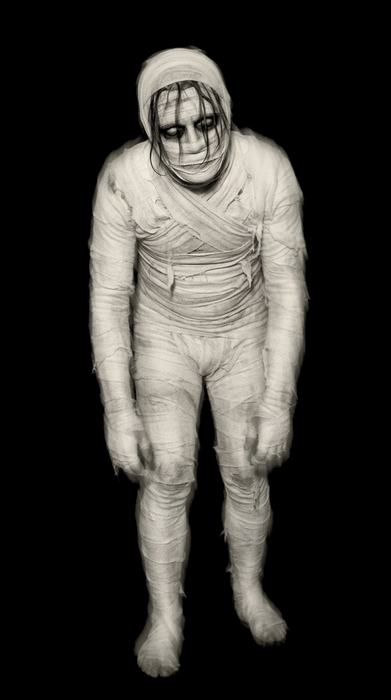
#> input picture Assets/Ecos/eco01.jpg, 391 x 700 px
$ python -i recorta-ecos.py   (imports and definitions only)
#> lines starting #> are read from the running program, lines starting #| are printed output that depends on the picture; after the words box and inside, x2 and y2 are one past the last pixel; in counts of white or black regions, pixels touching at a corner belong together
#> further down, picture is the input picture: shape (700, 391, 3); mean B, G, R 49, 52.6, 54.4
# -*- coding: utf-8 -*-
"""
Recorte dos ECOS (guia, Etapa 8) fora do jogo.

    python tools/recorta-ecos.py              # todos de Originais/Ecos → Assets/Ecos/ecoNN.webp
    python tools/recorta-ecos.py eco03 eco14  # só esses
    python tools/recorta-ecos.py --folhas     # também grava folhas de contato em tools/recorte-ecos/

Por que fora do jogo: o recorte por "preto vira transparente" feito no navegador comia o que
é escuro de propósito (paletó, batina, cabelo, olhos fundos) e deixava o vulto vazado. Aqui o
recorte é analisado imagem a imagem (folhas de contato sobre verde e sobre madeira) e o jogo
recebe o WebP já com alfa — js/sprites.js só aplica o tom prata e dissolve os pés.

Regras do recorte:
 1. fundo = preto quase absoluto NO DESFOQUE (mata o ruído do JPEG), ligado à borda da imagem;
    o limiar é adaptativo: o que os cantos superiores mostram + 3 (teto 14)
 2. abertura morfológica do fundo tira os "dedos" que entram pela roupa escura
 3. dentro do vulto TUDO é opaco — nada de alfa por luminância no interior
 4. só uma faixa de BANDA px na borda tem alfa pela luminância (o esfumado de longa exposição),
    com a cor des-pré-multiplicada contra o preto (sem halo escuro)
 5. pedaços soltos menores que MIN_PECA px² são ruído e somem
Fonte: Originais/Ecos/ecoNN-<carimbo>.jpg (o que veio do Gemini, sem mexer).
"""
import os, sys, numpy as np, cv2
from PIL import Image, ImageDraw

RAIZ = os.path.dirname(os.path.dirname(os.path.abspath(__file__)))
SRC = os.path.join(RAIZ, "Originais", "Ecos")
DST = os.path.join(RAIZ, "Assets", "Ecos")
FOLHAS = os.path.join(RAIZ, "tools", "recorte-ecos")

ALTURA = 700    # px: o jogo não precisa de mais
T_BG = 14       # teto do limiar adaptativo (no desfoque)
BANDA = 7       # px da borda com alfa por luminância
LUM_HI = 96     # luminância que já é 100% opaca na banda
MIN_PECA = 160  # px²: pedaço solto menor que isso é ruído
WEBP_Q = 82


def recorta(rgb):
    h, w, _ = rgb.shape
#> h = 700; w = 391
    m = rgb.max(axis=2).astype(np.uint8)
    mb = cv2.GaussianBlur(m, (0, 0), 1.6)
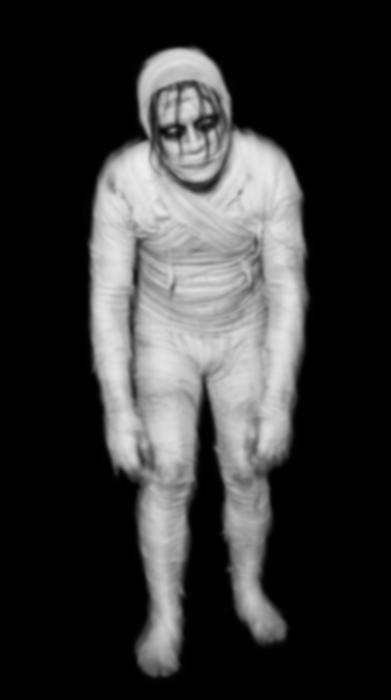
#> mb: shape (700, 391); min 0, max 238, mean 54.4
    cantos = np.concatenate([mb[:60, :60].ravel(), mb[:60, -60:].ravel()])
#> cantos = 7200 values from 0 to 0
    t_bg = int(min(T_BG, np.percentile(cantos, 99.9) + 3))
#> t_bg = 3
    escuro = (mb <= t_bg).astype(np.uint8)
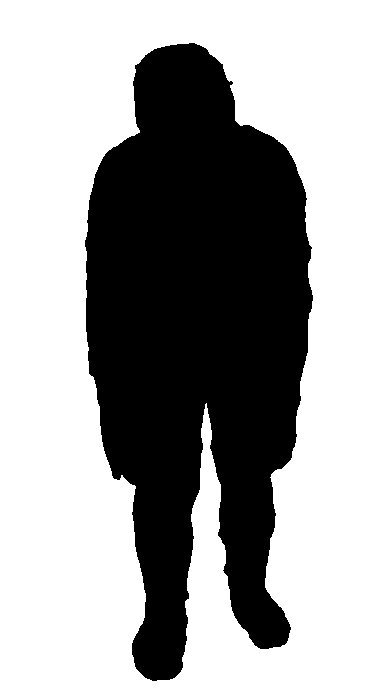
#> escuro: shape (700, 391); values 0 (black) and 1 (white), 64.6% white; 1 black region, box (x1, y1, x2, y2) and area: (85, 43, 313, 681) 96835
    # componentes conexos do escuro; fundo = os que tocam a borda da imagem
    n, lab = cv2.connectedComponents(escuro, connectivity=4)
#> n = 2
    toca = np.zeros(n, bool)
#> toca = [False, False]
    for faixa in (lab[0, :], lab[-1, :], lab[:, 0], lab[:, -1]):
        toca[np.unique(faixa)] = True
#> this loop made 4 passes
#> after the loop, toca = [False, True]
    toca[0] = False
    fundo = toca[lab] & (escuro > 0)
    # abertura do fundo: tira dedos finos que entram na roupa escura
    r = 4
    k = cv2.getStructuringElement(cv2.MORPH_ELLIPSE, (2 * r + 1, 2 * r + 1))
    fundo_ab = cv2.morphologyEx(fundo.astype(np.uint8), cv2.MORPH_OPEN, k)
#> fundo_ab: shape (700, 391); values 0 (black) and 1 (white), 64.6% white; 1 black region, box (x1, y1, x2, y2) and area: (85, 43, 313, 681) 96978
    # perto da moldura da imagem continua fundo (não inventar vulto na borda)
    borda = np.zeros((h, w), np.uint8)
    borda[:6, :] = 1; borda[-6:, :] = 1; borda[:, :6] = 1; borda[:, -6:] = 1
    fundo_f = (fundo_ab > 0) | (fundo & (borda > 0))
    vulto = (~fundo_f).astype(np.uint8)
    n2, lab2, st, _ = cv2.connectedComponentsWithStats(vulto, connectivity=8)
#> n2 = 2; st = [[0, 0, 391, 700, 176722], [85, 43, 228, 638, 96978]]
    for i in range(1, n2):
        if st[i, cv2.CC_STAT_AREA] < MIN_PECA:
            vulto[lab2 == i] = 0
    dist = cv2.distanceTransform(vulto, cv2.DIST_L2, 3)
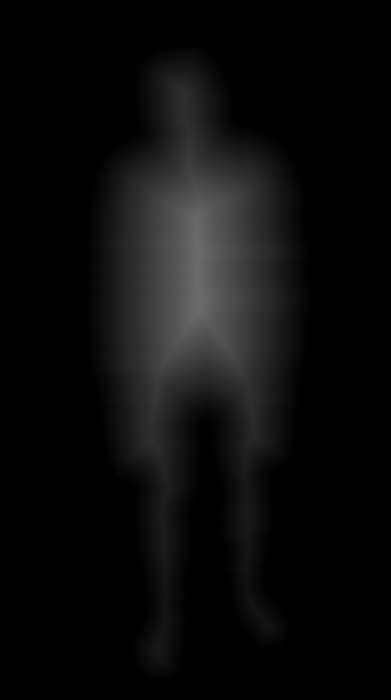
#> dist: shape (700, 391) float32; min 0, max 108.7, mean 12.1
    lum = 0.3 * rgb[..., 0] + 0.59 * rgb[..., 1] + 0.11 * rgb[..., 2]
    lumb = cv2.GaussianBlur(lum.astype(np.float32), (0, 0), 1.0)
    a_lum = np.clip((lumb - 4) / (LUM_HI - 4), 0, 1)
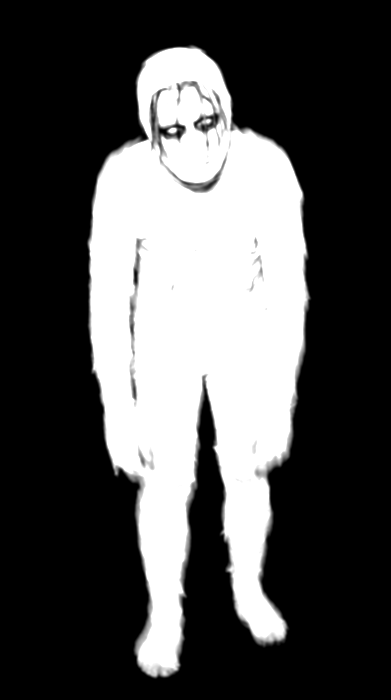
#> a_lum: shape (700, 391) float32; min 0, max 1, mean 0.317
    peso = np.clip(dist / BANDA, 0, 1)                 # 0 na borda, 1 no interior
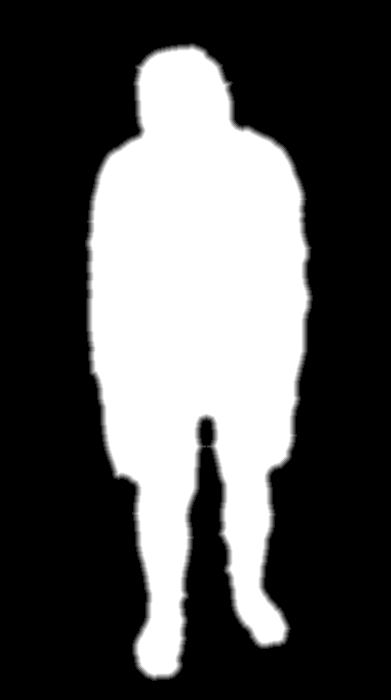
#> peso: shape (700, 391) float32; min 0, max 1, mean 0.331
    a = vulto * (peso + (1 - peso) * a_lum)
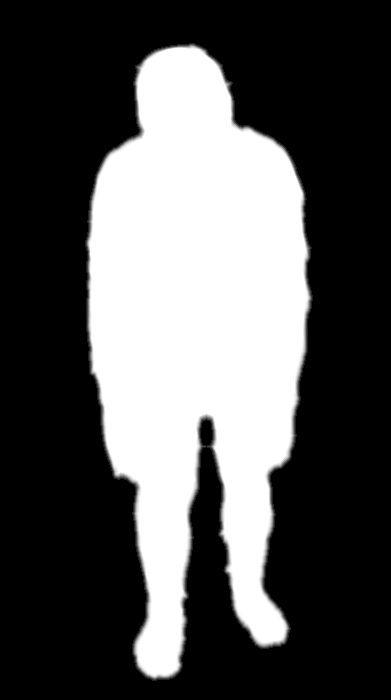
#> a: shape (700, 391) float32; min 0, max 1, mean 0.336
    a = np.minimum(a, np.clip(dist / 1.2, 0, 1))       # feather fino na borda geométrica
    div = np.where(peso < 1, np.maximum(a, 0.35), 1.0)  # des-pré-multiplica na banda
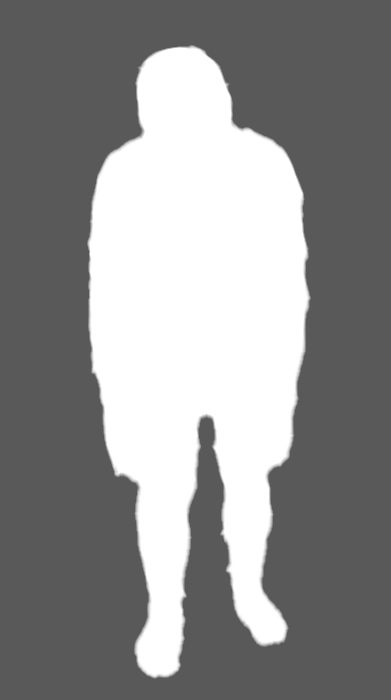
#> div: shape (700, 391) float32; min 0.35, max 1, mean 0.564
    rgbf = np.minimum(255, rgb.astype(np.float32) / div[..., None])
    out = np.dstack([rgbf, a * 255]).astype(np.uint8)
    return out, vulto, t_bg


def espectral(out):
    """o que js/sprites.js faz depois — só para a folha de contato parecer o jogo"""
    rgb = out[..., :3].astype(np.float32); a = out[..., 3].astype(np.float32)
    v = np.minimum(255, (0.3 * rgb[..., 0] + 0.59 * rgb[..., 1] + 0.11 * rgb[..., 2]) * 1.12)
    h = out.shape[0]
    ys = np.arange(h)[:, None].astype(np.float32)
    f = np.where(ys > h * 0.84, 1 - (ys - h * 0.84) / (h * 0.16), 1.0)
    return np.dstack([v, v, np.minimum(255, v * 1.04), a * f * f]).astype(np.uint8)


def main():
    args = [a for a in sys.argv[1:] if not a.startswith("--")]
    folhas = "--folhas" in sys.argv
    os.makedirs(DST, exist_ok=True)
    if folhas: os.makedirs(FOLHAS, exist_ok=True)
    files = sorted(f for f in os.listdir(SRC) if f.lower().endswith((".jpg", ".jpeg", ".png")))
    tiles = []
    for f in files:
        base = os.path.splitext(f)[0].split("-")[0]       # eco07-20261003214546.jpg → eco07
        if args and base not in args: continue
        im = Image.open(os.path.join(SRC, f)).convert("RGB")
        im = im.resize((round(im.width * ALTURA / im.height), ALTURA), Image.LANCZOS)
        out, vulto, t_bg = recorta(np.asarray(im))
        Image.fromarray(out, "RGBA").save(os.path.join(DST, base + ".webp"), "WEBP", quality=WEBP_Q, method=6)
        print("%s  limiar=%d  vulto=%.1f%%  opaco=%.1f%%" % (base, t_bg, vulto.mean() * 100, (out[..., 3] > 240).mean() * 100))
        if folhas:
            esp = Image.fromarray(espectral(out), "RGBA")
            for cor, tag in [((0, 200, 60, 255), "v"), ((78, 60, 44, 255), "m")]:
                bg = Image.new("RGBA", esp.size, cor); bg.alpha_composite(esp)
                tiles.append((base + tag, bg.convert("RGB")))
    if folhas and tiles:
        tw = 260; th = int(260 * tiles[0][1].height / tiles[0][1].width); per = 8
        for s in range(0, len(tiles), per):
            chunk = tiles[s:s + per]; cols = 4; rows = (len(chunk) + cols - 1) // cols
            sheet = Image.new("RGB", (cols * (tw + 6), rows * (th + 18)), (30, 30, 30))
            dr = ImageDraw.Draw(sheet)
            for i, (nome, t) in enumerate(chunk):
                x = (i % cols) * (tw + 6); y = (i // cols) * (th + 18)
                sheet.paste(t.resize((tw, th)), (x, y + 16)); dr.text((x + 4, y + 2), nome, fill=(255, 255, 255))
            sheet.save(os.path.join(FOLHAS, "folha%02d.png" % (s // per)))
        print("folhas em", FOLHAS)


# [2 lines not run here, left out]

>>> import cv2
>>> picture = cv2.imread('../Assets/Ecos/eco01.jpg')
>>> result = recorta(picture)

$ run again, on Assets/Ecos/eco03.jpg
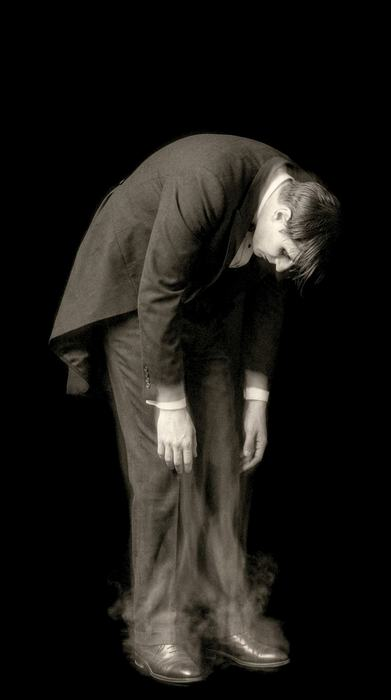
#> input picture Assets/Ecos/eco03.jpg, 391 x 700 px
#> picture is the input picture: shape (700, 391, 3); mean B, G, R 21.2, 24.6, 26.4
#> cantos = 7200 values from 0 to 0
#> t_bg = 3
#> escuro: shape (700, 391); values 0 (black) and 1 (white), 65.1% white; 8 black regions (6 under 20 px), largest, box (x1, y1, x2, y2) and area: (47, 129, 342, 689) 95440, (202, 302, 207, 307) 20
#> in recorta, `n, lab = cv2.connectedComponents(escuro, connectivity=4)`:
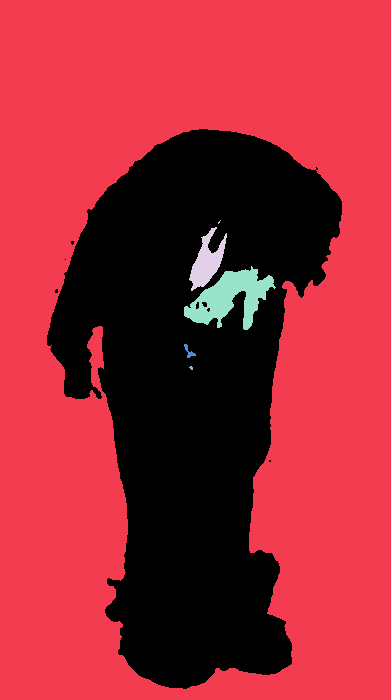
#> lab: shape (700, 391) int32; 9 distinct labels, from 0 to 8; one colour per label, 0 black
#> n = 9
#> the loop in recorta, `for faixa in (lab[0, :], lab[-1, :], lab[:, 0], lab[:, -1]):` made 4 passes
#> after the loop in recorta, `for faixa in (lab[0, :], lab[-1, :], lab[:, 0], lab[:, -1]):`: toca = [False, True, False, False, False, False, False, False, False]
#> fundo: shape (700, 391) bool; 63.7% white; 5 black regions (4 under 20 px), largest, box (x1, y1, x2, y2) and area: (47, 129, 342, 689) 99380
#> fundo_ab: shape (700, 391); values 0 (black) and 1 (white), 63.5% white; 2 black regions (1 under 20 px), largest, box (x1, y1, x2, y2) and area: (47, 129, 342, 689) 99783
#> lab2: shape (700, 391) int32; 3 distinct labels, from 0 to 2
#> n2 = 3; st = [[0, 0, 391, 700, 173916], [47, 129, 295, 560, 99783], [65, 259, 1, 1, 1]]
#> in recorta, `div = np.where(peso < 1, np.maximum(a, 0.35), 1.0)`:
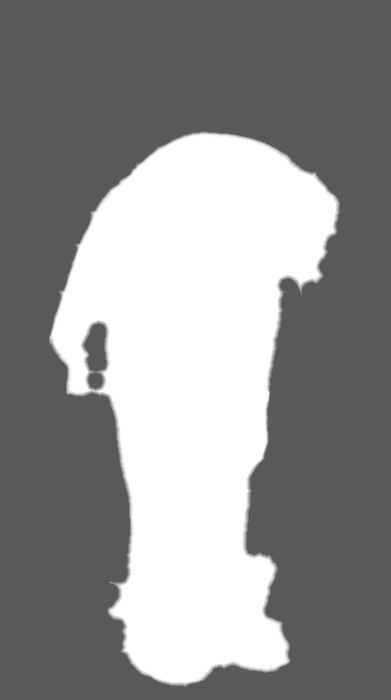
#> div: shape (700, 391) float32; min 0.35, max 1, mean 0.57

$ run again, on Assets/Ecos/eco04.jpg
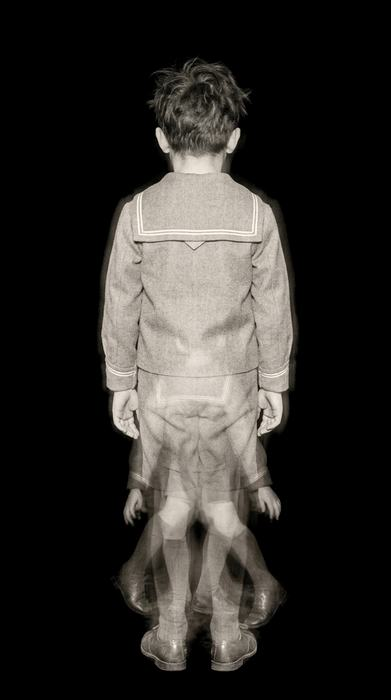
#> input picture Assets/Ecos/eco04.jpg, 391 x 700 px
#> picture is the input picture: shape (700, 391, 3); mean B, G, R 40.6, 43.6, 46
#> cantos = 7200 values from 0 to 0
#> t_bg = 3
#> escuro: shape (700, 391); values 0 (black) and 1 (white), 66.6% white; 1 black region, box (x1, y1, x2, y2) and area: (95, 55, 301, 674) 91372
#> in recorta, `n, lab = cv2.connectedComponents(escuro, connectivity=4)`:
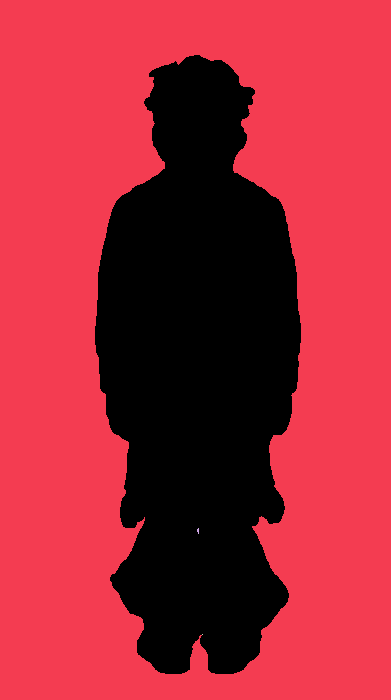
#> lab: shape (700, 391) int32; 4 distinct labels, from 0 to 3; one colour per label, 0 black
#> n = 4
#> the loop in recorta, `for faixa in (lab[0, :], lab[-1, :], lab[:, 0], lab[:, -1]):` made 4 passes
#> after the loop in recorta, `for faixa in (lab[0, :], lab[-1, :], lab[:, 0], lab[:, -1]):`: toca = [False, True, False, False]
#> fundo: shape (700, 391) bool; 66.6% white; 1 black region, box (x1, y1, x2, y2) and area: (95, 55, 301, 674) 91382
#> fundo_ab: shape (700, 391); values 0 (black) and 1 (white), 66.5% white; 1 black region, box (x1, y1, x2, y2) and area: (95, 55, 301, 674) 91557
#> n2 = 2; st = [[0, 0, 391, 700, 182143], [95, 55, 206, 619, 91557]]
#> in recorta, `div = np.where(peso < 1, np.maximum(a, 0.35), 1.0)`:
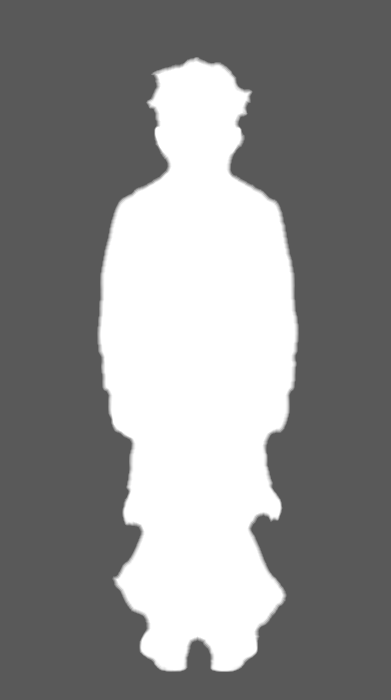
#> div: shape (700, 391) float32; min 0.35, max 1, mean 0.553
